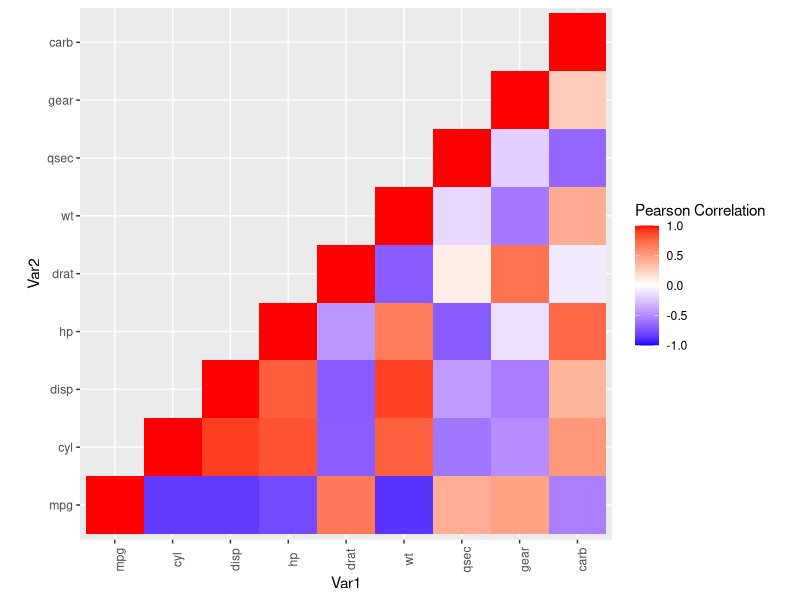
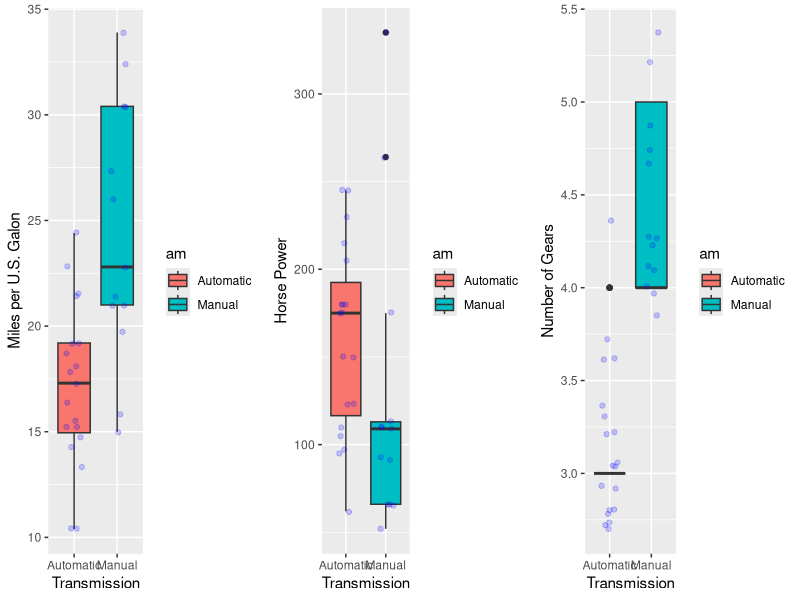
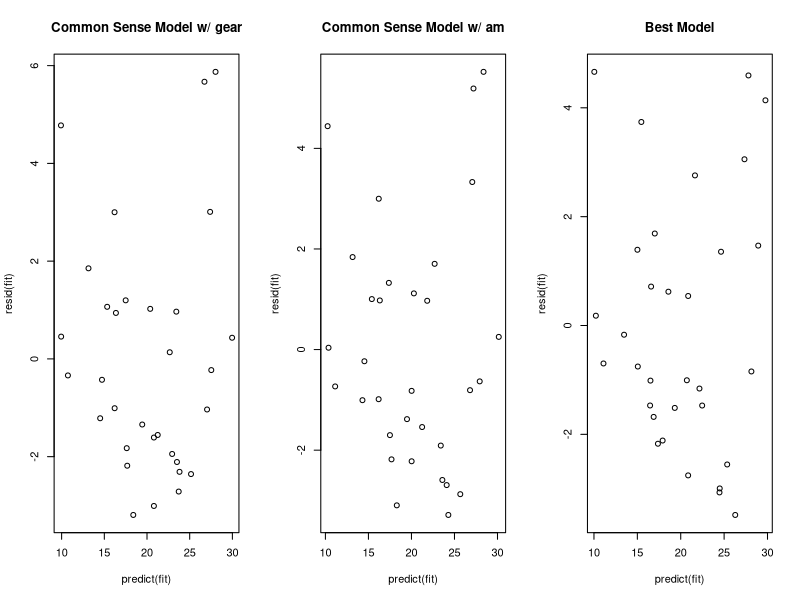

Source code (R) for these figures, in order:
## ---- chunk 1
suppressMessages(library(xtable))                            # Pretty printing dataframes
suppressMessages(library(ggplot2))                           # Plotting
suppressMessages(library(gridExtra, warn.conflicts = FALSE))
suppressMessages(library(reshape2))                          # Transforming Data Frames
## ---- chunk 2
data(mtcars)
## ---- chunk 3
mtcars$am <- ifelse(mtcars$am == 0, "Automatic", "Manual")
mtcars$am <- as.factor(mtcars$am)
mtcars$vs <- ifelse(mtcars$vs == 0, "V-Engine", "Straight Engine")
mtcars$vs <- as.factor(mtcars$vs)
## ---- chunk 4
render_table <- function(data) {
  options(xtable.comment = FALSE)
  print(xtable(data), type = "html")
}

sample_data_frame <- function(data, size) {
  sample_index <- sample(1:nrow(data), size)
  return(data[sample_index, ])
}

render_table(sample_data_frame(mtcars, 6))
## ---- chunk 5
correlation_matrix <- function(data) {
  numeric_data <- data[, sapply(data,is.numeric)]
  matrix <- round(cor(numeric_data), 2)
  matrix[upper.tri(matrix)] <- NA
  matrix <- melt(matrix, na.rm = TRUE)
  return(matrix)
}

correlation_heat_map <- function(data) {
  matrix <- correlation_matrix(data)
  ggplot(data = matrix, aes(x = Var1, y = Var2, fill = value)) + 
  geom_tile() +
  scale_fill_gradient2(low = "blue", high = "red", mid = "white", midpoint = 0, limit = c(-1, 1), name="Pearson Correlation") +
  theme(axis.text.x = element_text(angle = 90)) +
  coord_fixed()
}

correlation_heat_map(mtcars)
## ---- chunk 6
box_plot <- function(data, y_column, x_column, x_title, y_title) {
  ggplot(data, aes_string(y = y_column, x = x_column)) + 
  geom_boxplot(aes_string(fill = x_column)) + 
  geom_point(position = position_jitter(width = 0.2), color = "blue", alpha = 0.2) +
  xlab(x_title) +
  ylab(y_title)
}

mpg_box <- box_plot(mtcars, "mpg", "am", "Transmission", "Miles per U.S. Galon")
hp_box <- box_plot(mtcars, "hp", "am", "Transmission", "Horse Power")
gear_box <- box_plot(mtcars, "gear", "am", "Transmission", "Number of Gears")
grid.arrange(mpg_box, hp_box, gear_box, ncol = 3)
## ---- chunk 7
summary(lm(mpg ~ . - 1, data = mtcars))$coef
## ---- chunk 8
summary(lm(mpg ~ cyl + carb + disp + hp - 1, data = mtcars))$coef
## ---- chunk 9
fit_common_sense_with_gear <-lm(mpg ~ hp + wt + gear + drat, data = mtcars)
summary(fit_common_sense_with_gear)
## ---- chunk 10
fit_common_sense_with_am <- lm(mpg ~ hp + wt + am + drat, data = mtcars)
summary(fit_common_sense_with_am)
## ---- chunk 11
fit_all <- lm(mpg ~ ., data = mtcars)
fit_best <- step(fit_all, direction = "both", trace = FALSE)
summary(fit_best)
## ---- chunk 12
residual_plot <- function(fit, title) plot(predict(fit), resid(fit), main = title)

par(mfrow = c(1, 3))
residual_plot(fit_common_sense_with_gear, "Common Sense Model w/ gear")
residual_plot(fit_common_sense_with_am, "Common Sense Model w/ am")
residual_plot(fit_best, "Best Model")
## ---- chunk 13
automatic <- mtcars[mtcars$am == "Automatic", ]
manual <- mtcars[mtcars$am == "Manual", ]
t.test(manual$mpg, automatic$mpg, alternative = "greater",
       paired = FALSE, var.equal = FALSE, conf.level = 0.95)$p.value
## ---- chunk 14
fit_am <- lm(mpg ~ am, data = mtcars)
summary(fit_am)$coef
## ---- chunk 15
intercept <- coefficients(fit_am)[1]
slope <- coefficients(fit_am)[2]
